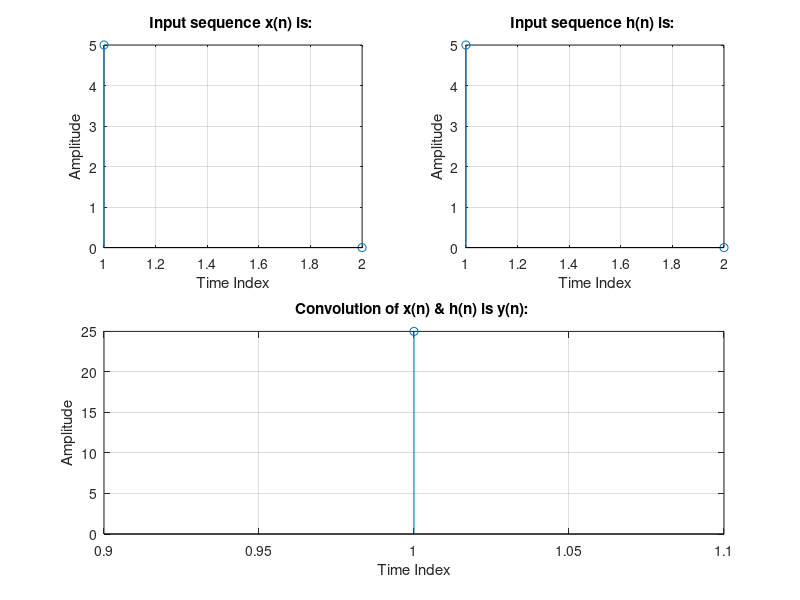

MATLAB code to generate this figure: (Note: this script raises an error after producing the figure.)
clc;
close all;
a = tic;
disp('Linear Convolution Program');
x = input('Enter the input x(n): ');
m = length(x);
h = input('Enter the input h(n): ');
n = length(h);
x = [x,zeros(1,n)];
subplot(2,2,1);
stem(x);
title('Input sequence x(n) is: ');
xlabel('Time Index');
ylabel('Amplitude');
grid;
h=[h,zeros(1,m)];
subplot(2,2,2);
stem(h);
title('Input sequence h(n) is: ');
xlabel('Time Index');
ylabel('Amplitude');
grid;
disp('Convolution of x(n) & h(n) is y(n): ');
y=zeros(1,m+n-1);
for i=1:m+n-1
    y(i)=0;
for j=1:m+n-1
    if(j<i+1)
        y(i)=y(i)+x(j)*h(i-j+1);
    end
end
end
subplot(2,2,[3,4]);
stem(y);
title('Convolution of x(n) & h(n) is y(n): ');
xlabel('Time Index');
ylabel('Amplitude');
grid;
c = toc;
disp(c);